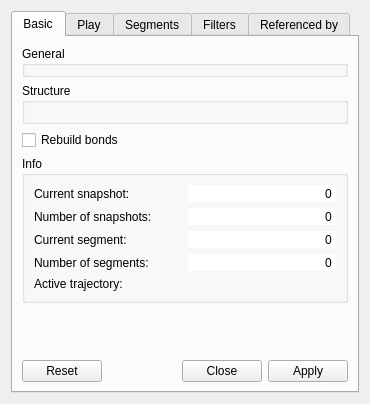
<?xml version="1.0" encoding="UTF-8"?>
<ui version="4.0">
 <class>TrajectoryDesigner</class>
 <widget class="QWidget" name="TrajectoryDesigner">
  <property name="geometry">
   <rect>
    <x>0</x>
    <y>0</y>
    <width>370</width>
    <height>404</height>
   </rect>
  </property>
  <property name="windowTitle">
   <string>Structure project</string>
  </property>
  <layout class="QVBoxLayout" name="verticalLayout">
   <item>
    <widget class="QTabWidget" name="tabWidget">
     <property name="currentIndex">
      <number>0</number>
     </property>
     <widget class="QWidget" name="basicTab">
      <attribute name="title">
       <string>Basic</string>
      </attribute>
      <layout class="QVBoxLayout" name="verticalLayout_2">
       <item>
        <widget class="QGroupBox" name="generalGB">
         <property name="title">
          <string>General</string>
         </property>
        </widget>
       </item>
       <item>
        <widget class="QGroupBox" name="structureGB">
         <property name="title">
          <string>Structure</string>
         </property>
         <layout class="QHBoxLayout" name="horizontalLayout">
          <item>
           <widget class="QObjectLinkWidget" name="structureLO" native="true"/>
          </item>
         </layout>
        </widget>
       </item>
       <item>
        <widget class="QCheckBox" name="rebuildBondsCB">
         <property name="text">
          <string>Rebuild bonds</string>
         </property>
        </widget>
       </item>
       <item>
        <widget class="QGroupBox" name="groupBox">
         <property name="title">
          <string>Info</string>
         </property>
         <layout class="QGridLayout" name="gridLayout">
          <item row="4" column="0">
           <widget class="QLabel" name="label_6">
            <property name="text">
             <string>Active trajectory:</string>
            </property>
           </widget>
          </item>
          <item row="4" column="1">
           <widget class="QLabel" name="isActiveTrajectoryLA">
            <property name="text">
             <string/>
            </property>
            <property name="alignment">
             <set>Qt::AlignRight|Qt::AlignTrailing|Qt::AlignVCenter</set>
            </property>
           </widget>
          </item>
          <item row="0" column="1">
           <widget class="QSpinBox" name="currentSnapshotSB">
            <property name="frame">
             <bool>false</bool>
            </property>
            <property name="alignment">
             <set>Qt::AlignRight|Qt::AlignTrailing|Qt::AlignVCenter</set>
            </property>
            <property name="readOnly">
             <bool>true</bool>
            </property>
            <property name="buttonSymbols">
             <enum>QAbstractSpinBox::NoButtons</enum>
            </property>
            <property name="maximum">
             <number>1000000000</number>
            </property>
           </widget>
          </item>
          <item row="0" column="0">
           <widget class="QLabel" name="label">
            <property name="text">
             <string>Current snapshot:</string>
            </property>
           </widget>
          </item>
          <item row="2" column="0">
           <widget class="QLabel" name="label_4">
            <property name="text">
             <string>Current segment:</string>
            </property>
           </widget>
          </item>
          <item row="3" column="0">
           <widget class="QLabel" name="label_5">
            <property name="text">
             <string>Number of segments:</string>
            </property>
           </widget>
          </item>
          <item row="2" column="1">
           <widget class="QSpinBox" name="currentSegmentSB">
            <property name="frame">
             <bool>false</bool>
            </property>
            <property name="alignment">
             <set>Qt::AlignRight|Qt::AlignTrailing|Qt::AlignVCenter</set>
            </property>
            <property name="readOnly">
             <bool>true</bool>
            </property>
            <property name="buttonSymbols">
             <enum>QAbstractSpinBox::NoButtons</enum>
            </property>
            <property name="maximum">
             <number>1000000000</number>
            </property>
           </widget>
          </item>
          <item row="1" column="0">
           <widget class="QLabel" name="label_2">
            <property name="text">
             <string>Number of snapshots:</string>
            </property>
           </widget>
          </item>
          <item row="1" column="1">
           <widget class="QSpinBox" name="numberOfSnapshotsSB">
            <property name="frame">
             <bool>false</bool>
            </property>
            <property name="alignment">
             <set>Qt::AlignRight|Qt::AlignTrailing|Qt::AlignVCenter</set>
            </property>
            <property name="readOnly">
             <bool>true</bool>
            </property>
            <property name="buttonSymbols">
             <enum>QAbstractSpinBox::NoButtons</enum>
            </property>
            <property name="maximum">
             <number>1000000000</number>
            </property>
           </widget>
          </item>
          <item row="3" column="1">
           <widget class="QSpinBox" name="numberOfSegmentsSB">
            <property name="frame">
             <bool>false</bool>
            </property>
            <property name="alignment">
             <set>Qt::AlignRight|Qt::AlignTrailing|Qt::AlignVCenter</set>
            </property>
            <property name="readOnly">
             <bool>true</bool>
            </property>
            <property name="buttonSymbols">
             <enum>QAbstractSpinBox::NoButtons</enum>
            </property>
            <property name="maximum">
             <number>1000000000</number>
            </property>
           </widget>
          </item>
         </layout>
        </widget>
       </item>
       <item>
        <spacer name="verticalSpacer">
         <property name="orientation">
          <enum>Qt::Vertical</enum>
         </property>
         <property name="sizeHint" stdset="0">
          <size>
           <width>20</width>
           <height>155</height>
          </size>
         </property>
        </spacer>
       </item>
       <item>
        <widget class="QDialogButtonBox" name="buttonBox1">
         <property name="standardButtons">
          <set>QDialogButtonBox::Apply|QDialogButtonBox::Close|QDialogButtonBox::Reset</set>
         </property>
        </widget>
       </item>
      </layout>
     </widget>
     <widget class="QWidget" name="tab_2">
      <attribute name="title">
       <string>Play</string>
      </attribute>
      <layout class="QVBoxLayout" name="verticalLayout_6">
       <item>
        <layout class="QGridLayout" name="gridLayout_2">
         <item row="0" column="0">
          <widget class="QLabel" name="label_3">
           <property name="text">
            <string>Speed (ms/tick):</string>
           </property>
          </widget>
         </item>
         <item row="0" column="1">
          <widget class="QSpinBox" name="playSpeedSB">
           <property name="alignment">
            <set>Qt::AlignRight|Qt::AlignTrailing|Qt::AlignVCenter</set>
           </property>
          </widget>
         </item>
         <item row="1" column="0">
          <widget class="QLabel" name="label_7">
           <property name="text">
            <string>Mode:</string>
           </property>
          </widget>
         </item>
         <item row="1" column="1">
          <widget class="QComboBox" name="playModeCB">
           <item>
            <property name="text">
             <string>Once</string>
            </property>
           </item>
           <item>
            <property name="text">
             <string>Loop</string>
            </property>
           </item>
           <item>
            <property name="text">
             <string>Roll</string>
            </property>
           </item>
          </widget>
         </item>
        </layout>
       </item>
       <item>
        <spacer name="verticalSpacer_2">
         <property name="orientation">
          <enum>Qt::Vertical</enum>
         </property>
         <property name="sizeHint" stdset="0">
          <size>
           <width>20</width>
           <height>196</height>
          </size>
         </property>
        </spacer>
       </item>
       <item>
        <widget class="QDialogButtonBox" name="buttonBox2">
         <property name="standardButtons">
          <set>QDialogButtonBox::Apply|QDialogButtonBox::Close|QDialogButtonBox::Reset</set>
         </property>
        </widget>
       </item>
      </layout>
     </widget>
     <widget class="QWidget" name="segmentsTab">
      <attribute name="title">
       <string>Segments</string>
      </attribute>
      <layout class="QVBoxLayout" name="verticalLayout_3">
       <item>
        <widget class="QTreeView" name="segmentsTV">
         <property name="rootIsDecorated">
          <bool>false</bool>
         </property>
        </widget>
       </item>
       <item>
        <widget class="QWidget" name="segmentsW" native="true">
         <property name="styleSheet">
          <string notr="true">QPushButton {
     border: 1px solid #dadbde;
     background-color: qlineargradient(x1: 0, y1: 0, x2: 0, y2: 1,
                                       stop: 0 #dadbde, stop: 1 #f6f7fa);
     border-radius: 2px;
     min-width: 34px;
     min-height: 24px;
 }

 QPushButton:pressed {
     border: 2px solid #777777;
 }

 QPushButton:checked {
     border: 2px solid #777777;
 }</string>
         </property>
         <layout class="QHBoxLayout" name="horizontalLayout_3">
          <property name="spacing">
           <number>3</number>
          </property>
          <property name="leftMargin">
           <number>0</number>
          </property>
          <property name="topMargin">
           <number>0</number>
          </property>
          <property name="rightMargin">
           <number>0</number>
          </property>
          <property name="bottomMargin">
           <number>0</number>
          </property>
          <item>
           <spacer name="horizontalSpacer_2">
            <property name="orientation">
             <enum>Qt::Horizontal</enum>
            </property>
            <property name="sizeHint" stdset="0">
             <size>
              <width>40</width>
              <height>20</height>
             </size>
            </property>
           </spacer>
          </item>
          <item>
           <widget class="QPushButton" name="deleteSegmentPB">
            <property name="focusPolicy">
             <enum>Qt::TabFocus</enum>
            </property>
            <property name="toolTip">
             <string>Remove selected segments</string>
            </property>
            <property name="text">
             <string/>
            </property>
            <property name="icon">
             <iconset>
              <normaloff>:/images/NemesisCore/trajectory/RemoveTrajectorySegment.svg</normaloff>:/images/NemesisCore/trajectory/RemoveTrajectorySegment.svg</iconset>
            </property>
            <property name="iconSize">
             <size>
              <width>24</width>
              <height>24</height>
             </size>
            </property>
           </widget>
          </item>
          <item>
           <widget class="QPushButton" name="moveUpSegmentPB">
            <property name="focusPolicy">
             <enum>Qt::TabFocus</enum>
            </property>
            <property name="toolTip">
             <string>Move segment up</string>
            </property>
            <property name="text">
             <string/>
            </property>
            <property name="icon">
             <iconset>
              <normaloff>:/images/NemesisCore/trajectory/MoveUpTrajectorySegment.svg</normaloff>:/images/NemesisCore/trajectory/MoveUpTrajectorySegment.svg</iconset>
            </property>
            <property name="iconSize">
             <size>
              <width>24</width>
              <height>24</height>
             </size>
            </property>
           </widget>
          </item>
          <item>
           <widget class="QPushButton" name="moveDownSegmentPB">
            <property name="focusPolicy">
             <enum>Qt::TabFocus</enum>
            </property>
            <property name="toolTip">
             <string>Move segment down</string>
            </property>
            <property name="text">
             <string/>
            </property>
            <property name="icon">
             <iconset>
              <normaloff>:/images/NemesisCore/trajectory/MoveDownTrajectorySegment.svg</normaloff>:/images/NemesisCore/trajectory/MoveDownTrajectorySegment.svg</iconset>
            </property>
            <property name="iconSize">
             <size>
              <width>24</width>
              <height>24</height>
             </size>
            </property>
           </widget>
          </item>
          <item>
           <widget class="QPushButton" name="infoSegmentPB">
            <property name="focusPolicy">
             <enum>Qt::TabFocus</enum>
            </property>
            <property name="toolTip">
             <string>Info about selected segments</string>
            </property>
            <property name="text">
             <string/>
            </property>
            <property name="icon">
             <iconset>
              <normaloff>:/images/NemesisCore/trajectory/TrajectorySegmentInfo.svg</normaloff>:/images/NemesisCore/trajectory/TrajectorySegmentInfo.svg</iconset>
            </property>
            <property name="iconSize">
             <size>
              <width>24</width>
              <height>24</height>
             </size>
            </property>
           </widget>
          </item>
         </layout>
        </widget>
       </item>
      </layout>
     </widget>
     <widget class="QWidget" name="filtersTab">
      <attribute name="title">
       <string>Filters</string>
      </attribute>
      <layout class="QVBoxLayout" name="verticalLayout_4">
       <item>
        <widget class="QTreeView" name="filtersTV">
         <property name="rootIsDecorated">
          <bool>false</bool>
         </property>
        </widget>
       </item>
       <item>
        <widget class="QWidget" name="filtersW" native="true">
         <property name="styleSheet">
          <string notr="true">QPushButton {
     border: 1px solid #dadbde;
     background-color: qlineargradient(x1: 0, y1: 0, x2: 0, y2: 1,
                                       stop: 0 #dadbde, stop: 1 #f6f7fa);
     border-radius: 2px;
     min-width: 34px;
     min-height: 24px;
 }

 QPushButton:pressed {
     border: 2px solid #777777;
 }

 QPushButton:checked {
     border: 2px solid #777777;
 }</string>
         </property>
         <layout class="QHBoxLayout" name="horizontalLayout_2">
          <property name="spacing">
           <number>3</number>
          </property>
          <property name="leftMargin">
           <number>0</number>
          </property>
          <property name="topMargin">
           <number>0</number>
          </property>
          <property name="rightMargin">
           <number>0</number>
          </property>
          <property name="bottomMargin">
           <number>0</number>
          </property>
          <item>
           <spacer name="horizontalSpacer">
            <property name="orientation">
             <enum>Qt::Horizontal</enum>
            </property>
            <property name="sizeHint" stdset="0">
             <size>
              <width>40</width>
              <height>20</height>
             </size>
            </property>
           </spacer>
          </item>
          <item>
           <widget class="QPushButton" name="newFilterPB">
            <property name="focusPolicy">
             <enum>Qt::TabFocus</enum>
            </property>
            <property name="text">
             <string/>
            </property>
            <property name="icon">
             <iconset>
              <normaloff>:/images/NemesisCore/trajectory/NewTrajectoryFilter.svg</normaloff>:/images/NemesisCore/trajectory/NewTrajectoryFilter.svg</iconset>
            </property>
            <property name="iconSize">
             <size>
              <width>24</width>
              <height>24</height>
             </size>
            </property>
           </widget>
          </item>
          <item>
           <widget class="QPushButton" name="deleteFilterPB">
            <property name="focusPolicy">
             <enum>Qt::TabFocus</enum>
            </property>
            <property name="text">
             <string/>
            </property>
            <property name="icon">
             <iconset>
              <normaloff>:/images/NemesisCore/trajectory/RemoveTrajectoryFilter.svg</normaloff>:/images/NemesisCore/trajectory/RemoveTrajectoryFilter.svg</iconset>
            </property>
            <property name="iconSize">
             <size>
              <width>24</width>
              <height>24</height>
             </size>
            </property>
           </widget>
          </item>
          <item>
           <widget class="QPushButton" name="moveUpFilterPB">
            <property name="focusPolicy">
             <enum>Qt::TabFocus</enum>
            </property>
            <property name="text">
             <string/>
            </property>
            <property name="icon">
             <iconset>
              <normaloff>:/images/NemesisCore/trajectory/MoveUpTrajectoryFilter.svg</normaloff>:/images/NemesisCore/trajectory/MoveUpTrajectoryFilter.svg</iconset>
            </property>
            <property name="iconSize">
             <size>
              <width>24</width>
              <height>24</height>
             </size>
            </property>
           </widget>
          </item>
          <item>
           <widget class="QPushButton" name="moveDownFilterPB">
            <property name="focusPolicy">
             <enum>Qt::TabFocus</enum>
            </property>
            <property name="text">
             <string/>
            </property>
            <property name="icon">
             <iconset>
              <normaloff>:/images/NemesisCore/trajectory/MoveDownTrajectoryFilter.svg</normaloff>:/images/NemesisCore/trajectory/MoveDownTrajectoryFilter.svg</iconset>
            </property>
            <property name="iconSize">
             <size>
              <width>24</width>
              <height>24</height>
             </size>
            </property>
           </widget>
          </item>
          <item>
           <widget class="QPushButton" name="filterInfoPB">
            <property name="focusPolicy">
             <enum>Qt::TabFocus</enum>
            </property>
            <property name="text">
             <string/>
            </property>
            <property name="icon">
             <iconset>
              <normaloff>:/images/NemesisCore/trajectory/TrajectoryFilterInfo.svg</normaloff>:/images/NemesisCore/trajectory/TrajectoryFilterInfo.svg</iconset>
            </property>
            <property name="iconSize">
             <size>
              <width>24</width>
              <height>24</height>
             </size>
            </property>
           </widget>
          </item>
         </layout>
        </widget>
       </item>
      </layout>
     </widget>
     <widget class="QWidget" name="refByTab">
      <attribute name="title">
       <string>Referenced by</string>
      </attribute>
      <layout class="QVBoxLayout" name="verticalLayout_5"/>
     </widget>
    </widget>
   </item>
  </layout>
 </widget>
 <customwidgets>
  <customwidget>
   <class>QObjectLinkWidget</class>
   <extends>QWidget</extends>
   <header location="global">ObjectLinkWidget.hpp</header>
   <container>1</container>
  </customwidget>
 </customwidgets>
 <resources/>
 <connections/>
</ui>
